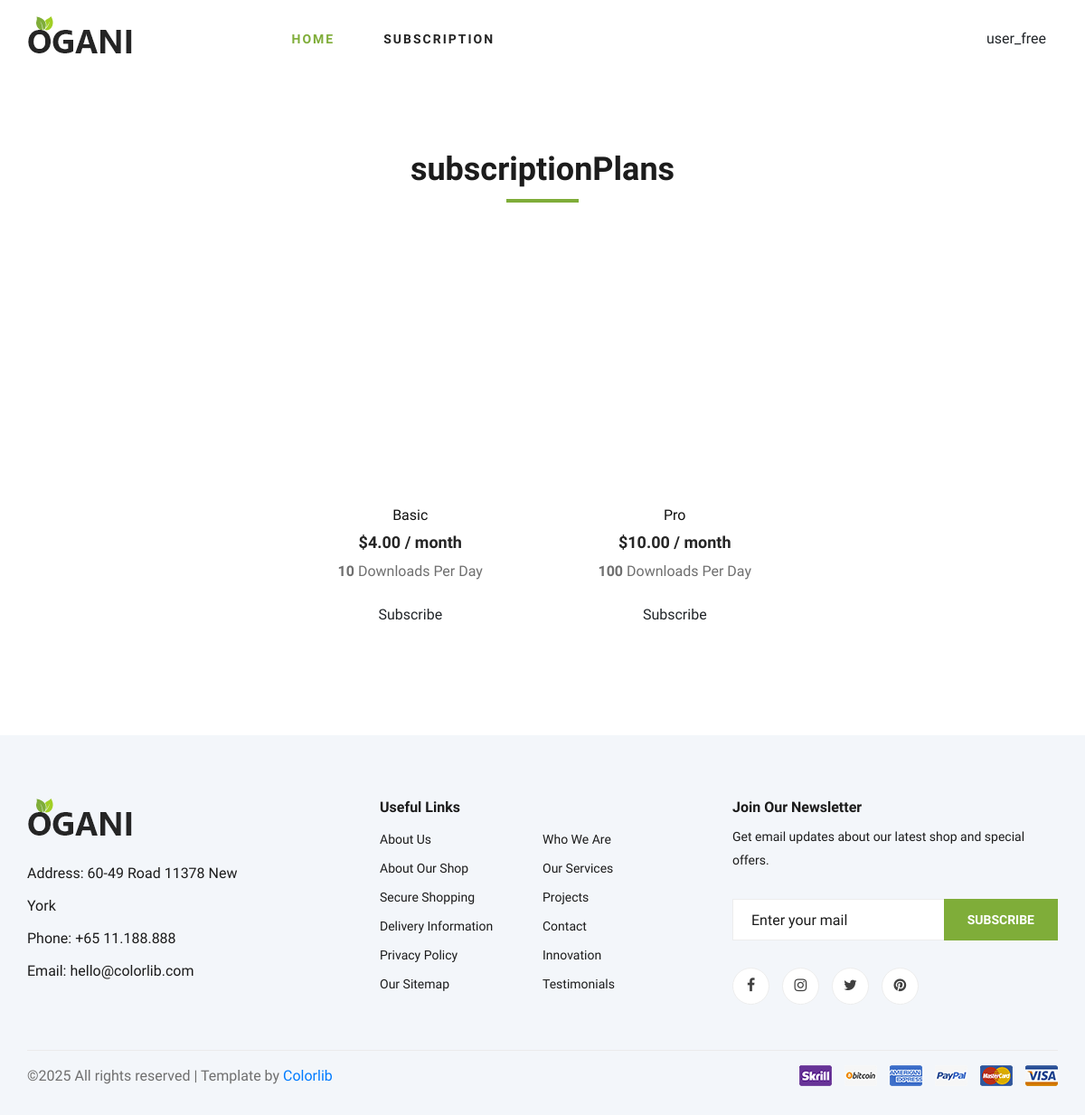
The app's page /subscription/ (signed in) with its own data.
### myapp/models.py (models this page shows, shortened)
class SubscriptionPlan(models.Model):
    name = models.CharField(max_length=50)
    price = models.DecimalField(max_digits=6, decimal_places=2)
    stripe_price_id = models.CharField(max_length=100, blank=True, null=True)
    daily_limit = models.PositiveIntegerField(default=0)

### myapp/views.py (the view, shortened to what this page needs)
# urls.py: path('subscription/', views.subscription_view, name='subscriptions'),
@login_required
def subscription_view(request):
    user = request.user
    plans = SubscriptionPlan.objects.all()
    current_subscription = getattr(user, 'usersubscription', None)
    return render(request, 'subscription.html', {
        'plans': plans,
        'current_subscription': current_subscription
    })

### myapp/templates/subscription.html (shortened to what this page needs)
{% extends 'base.html' %}
{% load static %}
{% block content %}
<section class="featured spad">
    <div class="container">
        <div class="row">
            <div class="col-lg-12 text-center">
                <div class="section-title">
                    <h2>subscriptionPlans</h2>
                </div>
            </div>
        </div>
        <div class="row justify-content-center">
            {% for plan in plans %}
                {% if plan.name != 'Free' %}
                <div class="col-lg-3 col-md-4 col-sm-6 mb-4 d-flex justify-content-center">
                    <div class="featured__item" style="width: 100%; max-width: 280px;">
                        <div class="featured__item__pic set-bg"
                             data-setbg="{% static 'myapp/img/plan-bg.jpg' %}">
                        </div>
                        <div class="featured__item__text text-center mt-3">
                            <h6>{{ plan.name }}</h6>
                            <h5>${{ plan.price }} / month</h5>
                            <p class="mt-2">
                                <strong>{{ plan.daily_limit }}</strong> Downloads Per Day
                            </p>
                            <form method="POST" action="{% url 'create_checkout' plan.id %}" class="mt-3">
                                <button type="submit" class="btn custom-btn w-100"
                                >
                                    {% if current_subscription and current_subscription.plan.id == plan.id %}
                                        Current Plan
                                    {% else %}
                                        Subscribe
                                    {% endif %}
                                </button>
                            </form>
                        </div>
                    </div>
                </div>
                {% endif %}
            {% endfor %}
        </div>
    </div>
</section>
{% endblock %}

### myapp/templates/base.html (shortened to what this page needs)
{% load static %}
<!DOCTYPE html>
<html lang="en">
<head>
    <link rel="stylesheet" href="{% static 'myapp/css/bootstrap.min.css' %}">
    <link rel="stylesheet" href="{% static 'myapp/css/font-awesome.min.css' %}">
    <link rel="stylesheet" href="{% static 'myapp/css/elegant-icons.css' %}">
    <link rel="stylesheet" href="{% static 'myapp/css/nice-select.css' %}">
    <link rel="stylesheet" href="{% static 'myapp/css/jquery-ui.min.css' %}">
    <link rel="stylesheet" href="{% static 'myapp/css/owl.carousel.min.css' %}">
    <link rel="stylesheet" href="{% static 'myapp/css/slicknav.min.css' %}">
    <link rel="stylesheet" href="{% static 'myapp/css/style.css' %}">
</head>
<body>
    <header class="header">
        <div class="container">
            <div class="row align-items-center">
                <div class="col-lg-3">
                    <div class="header__logo">
                        <a href="{% url 'home' %}">
                            <img src="{% static 'myapp/img/logo.png' %}" alt="Logo">
                        </a>
                    </div>
                </div>
                <div class="col-lg-6">
                    <nav class="header__menu">
                        <ul>
                            <li class="active"><a href="{% url 'home' %}">Home</a></li>
                            <li><a href="{% url 'subscriptions' %}">Subscription</a></li>
                        </ul>
                    </nav>
                </div>
                <div class="col-lg-3">
                    <div class="header__cart d-flex justify-content-end">
                        {% if user.is_authenticated %}
                            <a href="{% url 'profile' %}" class="btn custom-btn custom-border-btn smoothscroll">
                                {{ user.username }}
                            </a>
                        {% else %}
                            <a href="{% url 'login' %}" class="btn custom-btn custom-border-btn smoothscroll">
                                Login
                            </a>
                        {% endif %}
                    </div>
                </div>
            </div>
        </div>
    </header>
    {% block content %}
    {% endblock %}
    <footer class="footer spad">
        <div class="container">
            <div class="row">
                <div class="col-lg-3 col-md-6 col-sm-6">
                    <div class="footer__about">
                        <div class="footer__about__logo">
                            <a href="{% url 'home' %}"><img src="{% static 'myapp/img/logo.png' %}" alt="Logo"></a>
                        </div>
                        <ul>
                            <li>Address: 60-49 Road 11378 New York</li>
                            <li>Phone: +65 11.188.888</li>
                            <li>Email: hello@colorlib.com</li>
                        </ul>
                    </div>
                </div>
                <div class="col-lg-4 col-md-6 col-sm-6 offset-lg-1">
                    <div class="footer__widget">
                        <h6>Useful Links</h6>
                        <ul>
                            <li><a href="#">About Us</a></li>
                            <li><a href="#">About Our Shop</a></li>
                            <li><a href="#">Secure Shopping</a></li>
                            <li><a href="#">Delivery Information</a></li>
                            <li><a href="#">Privacy Policy</a></li>
                            <li><a href="#">Our Sitemap</a></li>
                        </ul>
                        <ul>
                            <li><a href="#">Who We Are</a></li>
                            <li><a href="#">Our Services</a></li>
                            <li><a href="#">Projects</a></li>
                            <li><a href="#">Contact</a></li>
                            <li><a href="#">Innovation</a></li>
                            <li><a href="#">Testimonials</a></li>
                        </ul>
                    </div>
                </div>
                <div class="col-lg-4 col-md-12">
                    <div class="footer__widget">
                        <h6>Join Our Newsletter</h6>
                        <p>Get email updates about our latest shop and special offers.</p>
                        <form action="#">
                            <input type="text" placeholder="Enter your mail">
                            <button type="submit" class="site-btn">Subscribe</button>
                        </form>
                        <div class="footer__widget__social">
                            <a href="#"><i class="fa fa-facebook"></i></a>
                            <a href="#"><i class="fa fa-instagram"></i></a>
                            <a href="#"><i class="fa fa-twitter"></i></a>
                            <a href="#"><i class="fa fa-pinterest"></i></a>
                        </div>
                    </div>
                </div>
            </div>
            <div class="row">
                <div class="col-lg-12">
                    <div class="footer__copyright d-flex justify-content-between">
                        <p>
                            &copy;<script>document.write(new Date().getFullYear());</script> All rights reserved |
                            Template by <a href="https://colorlib.com" target="_blank">Colorlib</a>
                        </p>
                        <div><img src="{% static 'myapp/img/payment-item.png' %}" alt="Payment Methods"></div>
                    </div>
                </div>
            </div>
        </div>
    </footer>
</body>
</html>

### myapp/static/myapp/css/style.css (style rules this page uses)
html, body { height: 100%; font-family: "Cairo", sans-serif; -webkit-font-smoothing: antialiased; font-smoothing: antialiased; }
h1, h2, h3, h4, h5, h6 { margin: 0; color: #111111; font-weight: 400; font-family: "Cairo", sans-serif; }
h2 { font-size: 36px; }
h5 { font-size: 18px; }
h6 { font-size: 16px; }
p { font-size: 16px; font-family: "Cairo", sans-serif; color: #6f6f6f; font-weight: 400; line-height: 26px; margin: 0 0 15px 0; }
img { max-width: 100%; }
ul, ol { padding: 0; margin: 0; }
.section-title { margin-bottom: 50px; text-align: center; }
.section-title h2 { color: #1c1c1c; font-weight: 700; position: relative; }
.section-title h2:after { position: absolute; left: 0; bottom: -15px; right: 0; height: 4px; width: 80px; background: #7fad39; content: ""; margin: 0 auto; }
.set-bg { background-repeat: no-repeat; background-size: cover; background-position: top center; }
.spad { padding-top: 100px; padding-bottom: 100px; }
.site-btn { font-size: 14px; color: #ffffff; font-weight: 800; text-transform: uppercase; display: inline-block; padding: 13px 30px 12px; background: #7fad39; border: none; }
.header__logo { padding: 15px 0; }
.header__logo a { display: inline-block; }
.header__menu { padding: 24px 0; }
.header__menu ul li { list-style: none; display: inline-block; margin-right: 50px; position: relative; }
.header__menu ul li.active a { color: #7fad39; }
.header__menu ul li:last-child { margin-right: 0; }
.header__menu ul li a { font-size: 14px; color: #252525; text-transform: uppercase; font-weight: 700; letter-spacing: 2px; -webkit-transition: all, 0.3s; -moz-transition: all, 0.3s; -ms-transition: all, 0.3s; -o-transition: all, 0.3s; transition: all, 0.3s; padding: 5px 0; display: block; }
.header__cart { text-align: right; padding: 24px 0; }
.featured { padding-top: 80px; padding-bottom: 40px; }
.featured__item { margin-bottom: 50px; }
.featured__item__pic { height: 270px; position: relative; overflow: hidden; background-position: center center; }
.featured__item__text { text-align: center; padding-top: 15px; }
.featured__item__text h6 { margin-bottom: 10px; }
.featured__item__text h5 { color: #252525; font-weight: 700; }
.footer { background: #F3F6FA; padding-top: 70px; padding-bottom: 0; }
.footer__about { margin-bottom: 30px; }
.footer__about ul li { font-size: 16px; color: #1c1c1c; line-height: 36px; list-style: none; }
.footer__about__logo { margin-bottom: 15px; }
.footer__about__logo a { display: inline-block; }
.footer__widget { margin-bottom: 30px; overflow: hidden; }
.footer__widget h6 { color: #1c1c1c; font-weight: 700; margin-bottom: 10px; }
.footer__widget ul { width: 50%; float: left; }
.footer__widget ul li { list-style: none; }
.footer__widget ul li a { color: #1c1c1c; font-size: 14px; line-height: 32px; }
.footer__widget p { font-size: 14px; color: #1c1c1c; margin-bottom: 30px; }
.footer__widget form { position: relative; margin-bottom: 30px; }
.footer__widget form input { width: 100%; font-size: 16px; padding-left: 20px; color: #1c1c1c; height: 46px; border: 1px solid #ededed; }
.footer__widget form input::placeholder { color: #1c1c1c; }
.footer__widget form button { position: absolute; right: 0; top: 0; padding: 0 26px; height: 100%; }
.footer__widget .footer__widget__social a { display: inline-block; height: 41px; width: 41px; font-size: 16px; color: #404040; border: 1px solid #ededed; border-radius: 50%; line-height: 38px; text-align: center; background: #ffffff; -webkit-transition: all, 0.3s; -moz-transition: all, 0.3s; -ms-transition: all, 0.3s; -o-transition: all, 0.3s; transition: all, 0.3s; margin-right: 10px; }
.footer__widget .footer__widget__social a:last-child { margin-right: 0; }
.footer__copyright { border-top: 1px solid #ebebeb; padding: 15px 0; overflow: hidden; margin-top: 20px; }
@media only screen and (min-width: 1200px) { .container { max-width: 1170px; } }

### records on screen
SubscriptionPlan: name "Basic", price "4.00", daily_limit "10", shows "Subscribe"
SubscriptionPlan: name "Pro", price "10.00", daily_limit "100", shows "Subscribe"

### other values on screen
{{ user.username }} "user_free"
